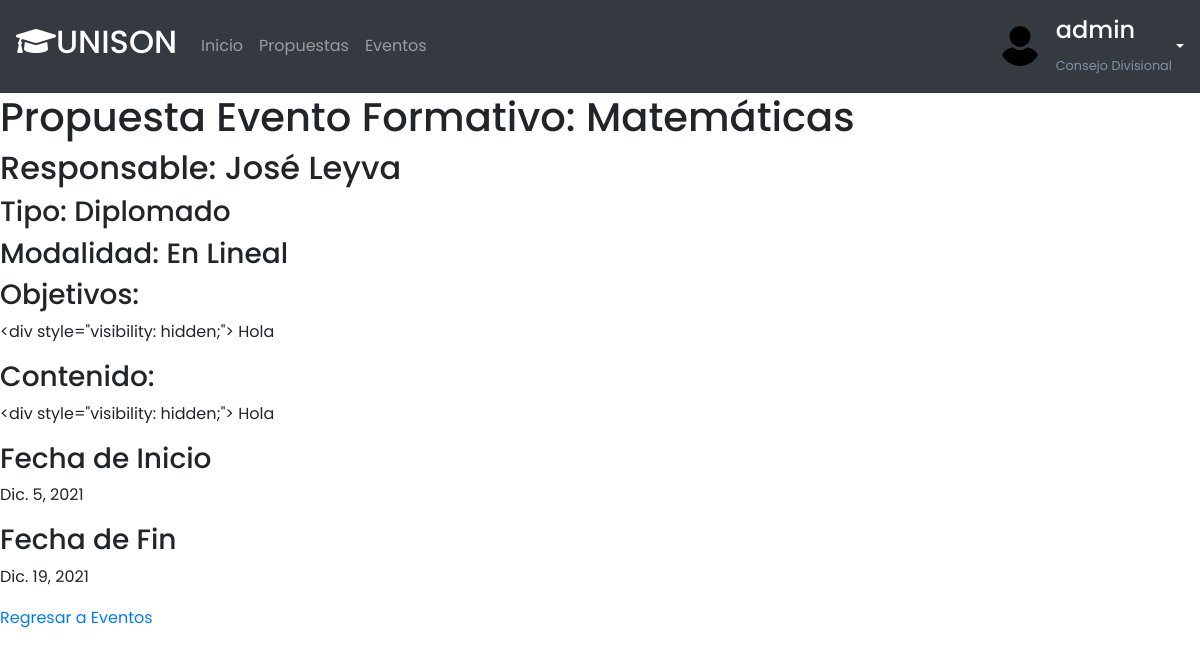
/ver_propuesta/11/ (signed in), run on the app's committed database.
### eventos/models.py (models this page shows, shortened)
class Usuario(AbstractUser):
    class Roles(models.TextChoices):
        PARTICIPANTE =  "PARTICIPANTE","Participante"
        INSTRUCTOR =  "INSTRUCTOR","Instructor"
        RESPONSABLE =  "RESPONSABLE","Responsable"
    rol = models.CharField(max_length=50,choices=Roles.choices,default=Roles.PARTICIPANTE)
    imagen = models.ImageField(default="male_avatar.svg",null=True)
    def __str__(self):
        return self.first_name + ' ' + self.last_name

class Evento(models.Model):
    nombre = models.CharField(max_length=200)
    TIPO_EVENTOS = (
            ('Diplomado','Diplomado'),
            ('Curso','Curso'),
            ('Taller','Taller'),
            ('Programa Especial','Programa Especial')
        )
    TipoEventos =  models.CharField(max_length=30,null=True,choices=TIPO_EVENTOS)
    TIPO_MODALIDAD = (
            ('En Linea', 'En Linea'),
            ('Presencial','Presencial'),
            ('Mixta','Mixta')
        )
    modalidad = models.CharField(max_length=30,null=True,choices=TIPO_MODALIDAD)
    objetivos = models.TextField(null=True)
    experiencias = models.TextField(null=True)
    contenido = models.TextField(null=True)
    recursos_y_materiales = models.TextField(null=True,blank=True)
    Estrategias_de_Evaluacion = models.TextField(null=True)
    Duracion_en_horas = models.PositiveIntegerField(default=1,validators=[MinValueValidator(10), MaxValueValidator(400)])
    Fecha_de_Inicio = models.DateField()
    Fecha_de_Fin = models.DateField()
    Referencias_y_bibliografia = models.TextField(null=True,blank=True)
    Utilidad_y_Oportunidad_del_programa = models.TextField(null=True)
    Cupo_Maximo = models.PositiveIntegerField(default=1,validators=[MinValueValidator(1), MaxValueValidator(200)])
    Requisistos_de_Acreditacion = models.TextField(null=True)
    Experiencia_y_pericia_de_Instructores = models.TextField(null=True)
    Dirigido_a = models.TextField(null=True)
    Requisitos_de_Participacion = models.TextField(null=True)
    Curriculum_de_los_Instructores = models.TextField(null=True)
    Capacidad_de_autofinanciamiento = models.TextField(null=True,blank=True)
    updated = models.DateTimeField(auto_now=True)
    created = models.DateTimeField(auto_now_add=True)
    responsable = models.ForeignKey(Responsable, null=True, on_delete= models.SET_NULL,default=Responsable)
    ESTATUS = (
            ('Aceptado','Aceptado'),
            ('Pendiente','Pendiente'),
            ('Rechazado','Rechazado')
        )
    estatus = models.CharField(max_length=20,default=ESTATUS[1], choices=ESTATUS)
    class Meta:
        ordering = ['created']

### eventos/views.py (the view)
# urls.py: path('ver_propuesta/<str:pk>/', views.Propuesta, name="Propuesta"),
@login_required(login_url='login')
def Propuesta(request,pk):
    evento = Evento.objects.get(id=pk)
    context = {'evento':evento}
    return render(request,'Propuesta.html', context)

### eventos/templates/Propuesta.html
{% extends 'main.html' %}
{% block content %}
<h1>Propuesta Evento Formativo: {{evento.nombre}}</h1>
<h2>Responsable:  {{evento.responsable}}</h2>
<h3>Tipo: {{evento.TipoEventos}}</h3>
<h3>Modalidad: {{evento.modalidad}}</h3>
<h3>Objetivos:</h3>
<p>{{evento.objetivos}}</p>
<h3>Contenido:</h3>
<p>{{evento.contenido}}</p>
<h3>Fecha de Inicio</h3>
<p>{{evento.Fecha_de_Inicio}}</p>
<h3>Fecha de Fin</h3>
<p>{{evento.Fecha_de_Fin}}</p>
{% if request.user.rol == 'RESPONSABLE' %}
    <a href="{% url 'PropuestasEventosFormativos' %}">Regresar a Propuestas</a>
{% elif request.user.rol != 'PARTICIPANTE' and request.user.is_superuser %}
    <a href="{% url 'AllPropuestas' %}">Regresar a Propuestas</a>
{% else %}
    <a href="{% url 'AllEventos' %}">Regresar a Eventos</a>
{% endif %}
{% endblock %}

### eventos/templates/navbar.html (shortened to what this page needs)
<nav class="navbar navbar-expand-lg navbar-dark bg-dark p-3">
    <a class="navbar-brand" href="{% url 'inicio' %}"><h2><i class="fas fa-graduation-cap"></i>UNISON</h2></a>
    <div class="navbar-collapse collapse w-100 order-1 order-md-0 dual-collapse2">
         {% if request.user.is_superuser %}
        <ul class="navbar-nav mr-auto">
            <li class="nav-item">
                <a class="nav-link" href="{% url 'inicio' %}">Inicio</a>
            </li>
            <li class="nav-item">
                <a class="nav-link" href="{% url 'AllPropuestas' %}">Propuestas</a>
            </li>
            <li class="nav-item">
                <a class="nav-link" href="{% url 'AllEventos' %}">Eventos</a>
            </li>
        </ul>
        {% endif %}
    </div>
    <div class="navbar-collapse collapse w-100 order-3 dual-collapse2">
        <ul class="navbar-nav ml-auto">
            <div class="dropdown">
                <a class="dropdown-toggle user-wrapper text-white" href="#" role="button" id="dropdownMenuLink" data-toggle="dropdown" aria-haspopup="true" aria-expanded="false">
                    <div><img src="{{request.user.imagen.url}}" style="width: 40px; height: 40px;" alt=""></div>
                    <div><h4 class="text-white">{{request.user.username}}</h4>
                    <small>
                         {%if request.user.is_superuser %}
                                Consejo Divisional
                         {% else %}
                                {{request.user.rol}}
                         {% endif %}
                    </small></div>
                  </a>
              </div>
        </ul>
    </div>
</nav>

### static/css/style.css (style rules this page uses)
:root { --main-color: #18449c; --color-dark: #1D2231; --text-grey: #8390A2; }
* { margin: 0; padding: 0; box-sizing: border-box; font-family: "Poppins", sans-serif; }
.user-wrapper { display: flex; align-items: center; }
.user-wrapper img { border-radius: 50%; margin-right: 1rem; }
.user-wrapper small { display: inline-block; color:var(--text-grey); }

### data on the page
Usuario: user.imagen (placeholder picture), user.username "admin"
Evento: nombre "Matemáticas", responsable "José Leyva", TipoEventos "Diplomado", modalidad "En Lineal", objetivos "<div style=\"visibility: hidden;\"> Hola", contenido "<div style=\"visibility: hidden;\"> Hola", Fecha_de_Inicio "Dic. 5, 2021", Fecha_de_Fin "Dic. 19, 2021"
